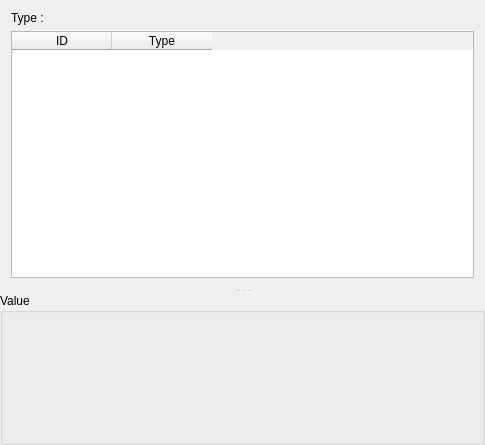
<ui version="4.0" >
 <class>OptionEditor</class>
 <widget class="QWidget" name="OptionEditor" >
  <property name="geometry" >
   <rect>
    <x>0</x>
    <y>0</y>
    <width>485</width>
    <height>445</height>
   </rect>
  </property>
  <property name="windowTitle" >
   <string>OptionEditor</string>
  </property>
  <layout class="QHBoxLayout" >
   <property name="leftMargin" >
    <number>0</number>
   </property>
   <property name="topMargin" >
    <number>0</number>
   </property>
   <property name="rightMargin" >
    <number>0</number>
   </property>
   <property name="bottomMargin" >
    <number>0</number>
   </property>
   <item>
    <widget class="QSplitter" name="splitter" >
     <property name="orientation" >
      <enum>Qt::Vertical</enum>
     </property>
     <property name="opaqueResize" >
      <bool>false</bool>
     </property>
     <property name="childrenCollapsible" >
      <bool>false</bool>
     </property>
     <widget class="QWidget" name="layoutWidget" >
      <layout class="QVBoxLayout" >
       <item>
        <widget class="QLabel" name="lblType" >
         <property name="text" >
          <string>Type :</string>
         </property>
        </widget>
       </item>
       <item>
        <widget class="QTableWidget" name="typesTable" >
         <property name="editTriggers" >
          <set>QAbstractItemView::NoEditTriggers</set>
         </property>
         <property name="alternatingRowColors" >
          <bool>true</bool>
         </property>
         <property name="selectionMode" >
          <enum>QAbstractItemView::SingleSelection</enum>
         </property>
         <property name="selectionBehavior" >
          <enum>QAbstractItemView::SelectRows</enum>
         </property>
         <property name="rowCount" >
          <number>0</number>
         </property>
         <column>
          <property name="text" >
           <string>ID</string>
          </property>
         </column>
         <column>
          <property name="text" >
           <string>Type</string>
          </property>
         </column>
        </widget>
       </item>
      </layout>
     </widget>
     <widget class="QGroupBox" name="valueBox" >
      <property name="sizePolicy" >
       <sizepolicy vsizetype="Expanding" hsizetype="Preferred" >
        <horstretch>0</horstretch>
        <verstretch>0</verstretch>
       </sizepolicy>
      </property>
      <property name="title" >
       <string>Value</string>
      </property>
      <layout class="QHBoxLayout" >
       <property name="spacing" >
        <number>6</number>
       </property>
       <property name="leftMargin" >
        <number>9</number>
       </property>
       <property name="topMargin" >
        <number>9</number>
       </property>
       <property name="rightMargin" >
        <number>9</number>
       </property>
       <property name="bottomMargin" >
        <number>9</number>
       </property>
       <item>
        <widget class="QStackedWidget" name="stackedWidget" >
         <property name="currentIndex" >
          <number>3</number>
         </property>
         <widget class="QWidget" name="pageValue" >
          <layout class="QVBoxLayout" >
           <property name="leftMargin" >
            <number>0</number>
           </property>
           <property name="topMargin" >
            <number>0</number>
           </property>
           <property name="rightMargin" >
            <number>0</number>
           </property>
           <property name="bottomMargin" >
            <number>0</number>
           </property>
           <item>
            <widget class="QLabel" name="lblValue" >
             <property name="text" >
              <string>Value :</string>
             </property>
            </widget>
           </item>
           <item>
            <widget class="QLineEdit" name="lineValue" />
           </item>
           <item>
            <spacer>
             <property name="orientation" >
              <enum>Qt::Vertical</enum>
             </property>
             <property name="sizeHint" >
              <size>
               <width>20</width>
               <height>40</height>
              </size>
             </property>
            </spacer>
           </item>
          </layout>
         </widget>
         <widget class="QWidget" name="pageIp" >
          <layout class="QVBoxLayout" >
           <property name="leftMargin" >
            <number>0</number>
           </property>
           <property name="topMargin" >
            <number>0</number>
           </property>
           <property name="rightMargin" >
            <number>0</number>
           </property>
           <property name="bottomMargin" >
            <number>0</number>
           </property>
           <item>
            <widget class="QLabel" name="lblAddress" >
             <property name="text" >
              <string>IP Address :</string>
             </property>
            </widget>
           </item>
           <item>
            <widget class="QLineEdit" name="lineAddress" >
             <property name="inputMask" >
              <string>000.000.000.000;_</string>
             </property>
            </widget>
           </item>
           <item>
            <spacer>
             <property name="orientation" >
              <enum>Qt::Vertical</enum>
             </property>
             <property name="sizeHint" >
              <size>
               <width>20</width>
               <height>40</height>
              </size>
             </property>
            </spacer>
           </item>
          </layout>
         </widget>
         <widget class="QWidget" name="pageFlag" >
          <layout class="QVBoxLayout" >
           <property name="leftMargin" >
            <number>0</number>
           </property>
           <property name="topMargin" >
            <number>0</number>
           </property>
           <property name="rightMargin" >
            <number>0</number>
           </property>
           <property name="bottomMargin" >
            <number>0</number>
           </property>
           <item>
            <widget class="QLabel" name="lblFlag" >
             <property name="text" >
              <string>Flag :</string>
             </property>
            </widget>
           </item>
           <item>
            <layout class="QHBoxLayout" >
             <item>
              <widget class="QRadioButton" name="radioTrue" >
               <property name="text" >
                <string>True</string>
               </property>
               <property name="checked" >
                <bool>true</bool>
               </property>
              </widget>
             </item>
             <item>
              <widget class="QRadioButton" name="radioFalse" >
               <property name="text" >
                <string>False</string>
               </property>
               <property name="checked" >
                <bool>false</bool>
               </property>
              </widget>
             </item>
            </layout>
           </item>
           <item>
            <spacer>
             <property name="orientation" >
              <enum>Qt::Vertical</enum>
             </property>
             <property name="sizeHint" >
              <size>
               <width>20</width>
               <height>40</height>
              </size>
             </property>
            </spacer>
           </item>
          </layout>
         </widget>
         <widget class="StringListEditor" name="pageStringList" />
         <widget class="AddressListEditor" name="pageAddressList" />
        </widget>
       </item>
      </layout>
     </widget>
    </widget>
   </item>
  </layout>
 </widget>
 <layoutdefault spacing="6" margin="11" />
 <customwidgets>
  <customwidget>
   <class>AddressListEditor</class>
   <extends>QWidget</extends>
   <header>addresslisteditor.h</header>
   <container>1</container>
  </customwidget>
  <customwidget>
   <class>StringListEditor</class>
   <extends>QWidget</extends>
   <header>stringlisteditor.h</header>
   <container>1</container>
  </customwidget>
 </customwidgets>
 <resources/>
 <connections/>
</ui>
